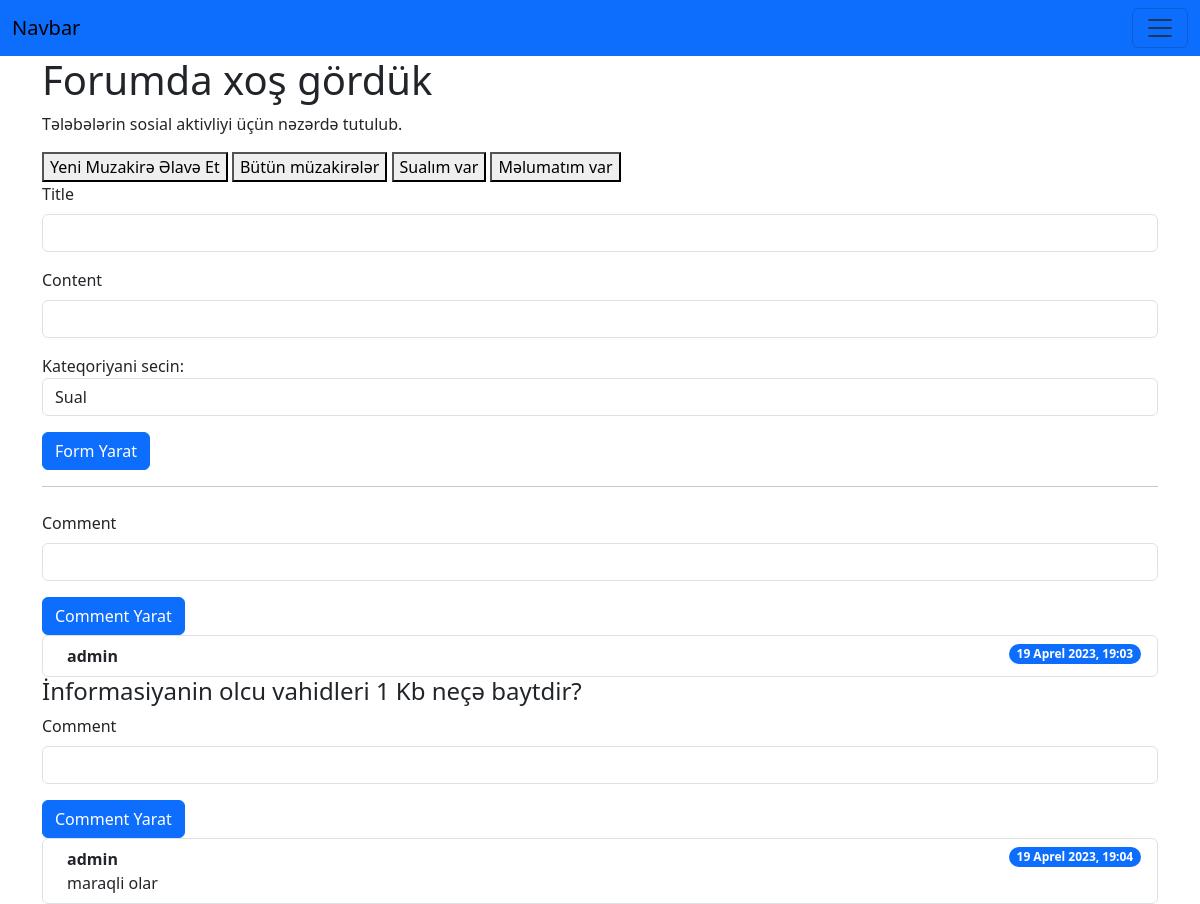
The app's page /app/forum/ (signed in), older data.
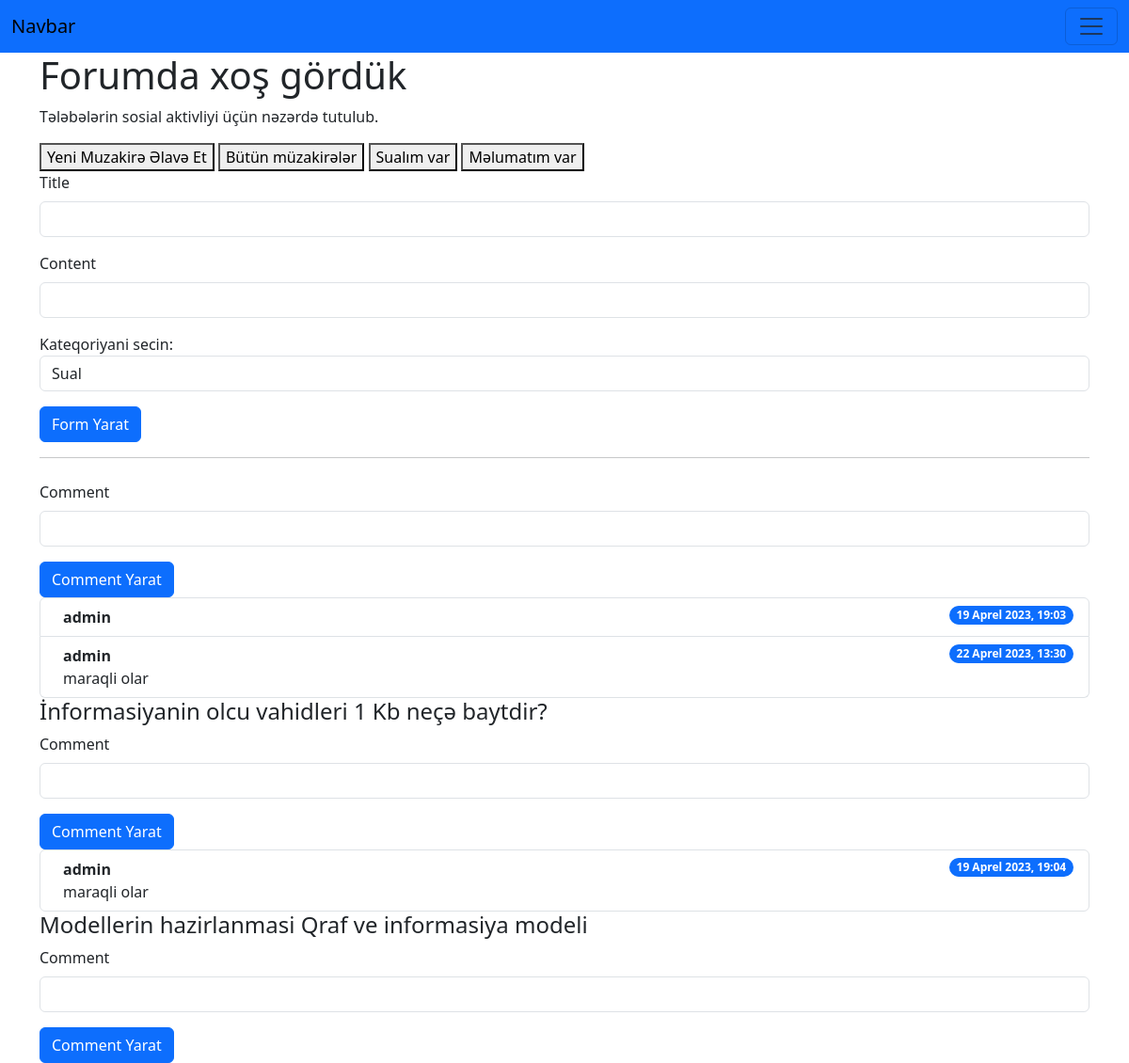
The same page, newer data.
### a_app/models.py (models this page shows, shortened)
class Forum(models.Model):
    CATEGORIES=(
       ('Q','Question'),
       ('I','Information'),
    )
    title=models.CharField(max_length=256)
    category=models.CharField(max_length=1,choices=CATEGORIES)
    content=RichTextField()
    pub_date=models.DateTimeField(auto_now_add=True)
    istifadeci=models.ForeignKey(User, on_delete=models.CASCADE, related_name='forums')

class Comment(models.Model):
    content=models.TextField()
    pub_date=models.DateTimeField(auto_now_add=True)
    istifadeci=models.ForeignKey(User,on_delete=models.CASCADE, related_name='user_comments')
    forum=models.ForeignKey(Forum,on_delete=models.CASCADE, related_name='forum_comments')

### a_app/views.py (the view, shortened to what this page needs)
# urls.py: path('forum/',views.forum, name='forum')
def forum(request):
    context ={
    }
    if request.user.is_authenticated:
        forms=Forum.objects.filter(istifadeci=request.user)
        context={
            'forms':forms
        }
    return render(request,'forum.html',context)

### templates/forum.html (shortened to what this page needs)
{% extends 'base.html' %}
{% block content %}
<div class="container">
    <div>
        <h1>Forumda xoş gördük</h1></h1>
        <p>Tələbələrin sosial aktivliyi üçün nəzərdə tutulub.</p>
    </div>
    <div>
    <div>
        <button>Yeni Muzakirə Əlavə Et</button>
        <button>Bütün müzakirələr</button>
        <button>Sualım var</button>
        <button>Məlumatım var</button>
    </div>
    <div>
        <form method="POST">
          <div class="mb-3">
              <label for="title" class="form-label">Title</label>
              <input type="text" name="title" class="form-control" id="title" aria-describedby="emailHelp">
          </div>
          <div class="mb-3">
              <label for="content" class="form-label">Content</label>
              <input type="content" name="content" class="form-control" id="content">
          </div>
          <div class="mb-3">
                <label for="category">Kateqoriyani secin:</label>
                 <select name="category" id="category" class="form-control">
                  <option value="Q">Sual</option>
                </select>
            </div>
            <button type="submit" class="btn btn-primary">Form Yarat</button>
    </form>
    </div>
    <hr>
    <div class="muzakire">
      <div class="row">
        <div class="col-12">
          <div data-bs-spy="scroll" data-bs-target="#list-example" data-bs-smooth-scroll="true" class="scrollspy-example" tabindex="0">
            {% for form in forms %}
            <h4 id="list-item-1">{{form.title}} {{form.content}}</h4>
            <div>
              <form method="POST">
                <div class="mb-3">
                    <label for="comment_content" class="form-label">Comment</label>
                    <input type="text" name="comment_content" class="form-control" id="comment_content">
                </div>
                  <button type="submit" class="btn btn-primary">Comment Yarat</button>
          </form>
          </div>
            <ol class="list-group" style="list-style-type:none">
              {%for comment in form.forum_comments.all%}
              <li class="list-group-item d-flex justify-content-between align-items-start">
                <div class="ms-2 me-auto">
                  <div class="fw-bold">{{comment.istifadeci.username}}</div>
                  {{comment.content}}
                </div>
                <span class="badge bg-primary rounded-pill">{{comment.pub_date}}</span>
              </li>
              {%endfor%}
            </ol>
           {% endfor %}
          </div>
        </div>
      </div>
    </div>
  </div>
{% endblock %}

### templates/base.html (shortened to what this page needs)
<!DOCTYPE html>
<html lang="en">
<head>
    <link href="https://cdn.jsdelivr.net/npm/bootstrap@5.3.0-alpha3/dist/css/bootstrap.min.css" rel="stylesheet">
</head>
<body>
    {% include 'navbar.html' %}
    {% block content %} {% endblock %}
</body>
</html>

### templates/navbar.html (shortened to what this page needs)
<nav class="navbar bg-primary">
    <div class="container-fluid">
      <a class="navbar-brand" href="#">Navbar</a>
      <button class="navbar-toggler" type="button" data-bs-toggle="collapse" data-bs-target="#navbarSupportedContent" aria-controls="navbarSupportedContent" aria-expanded="false" aria-label="Toggle navigation">
        <span class="navbar-toggler-icon"></span>
      </button>
    </div>
  </nav>

Row changes from the older to the newer data that the page shows:
added Comment: istifadeci.username "admin", content "maraqli olar", pub_date "22 Aprel 2023, 13:30", shown under Forum (number 1 of 3 on the later page)
added Forum: title "Modellerin hazirlanmasi", content "Qraf ve informasiya modeli"
